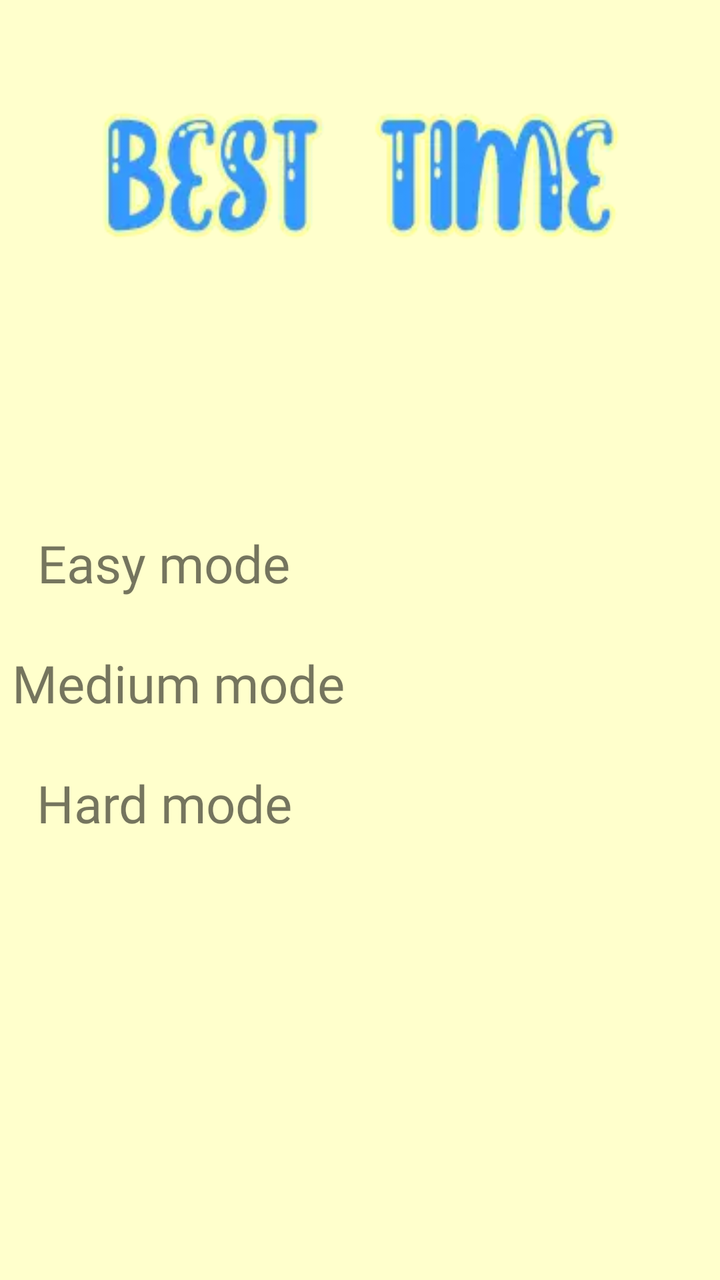
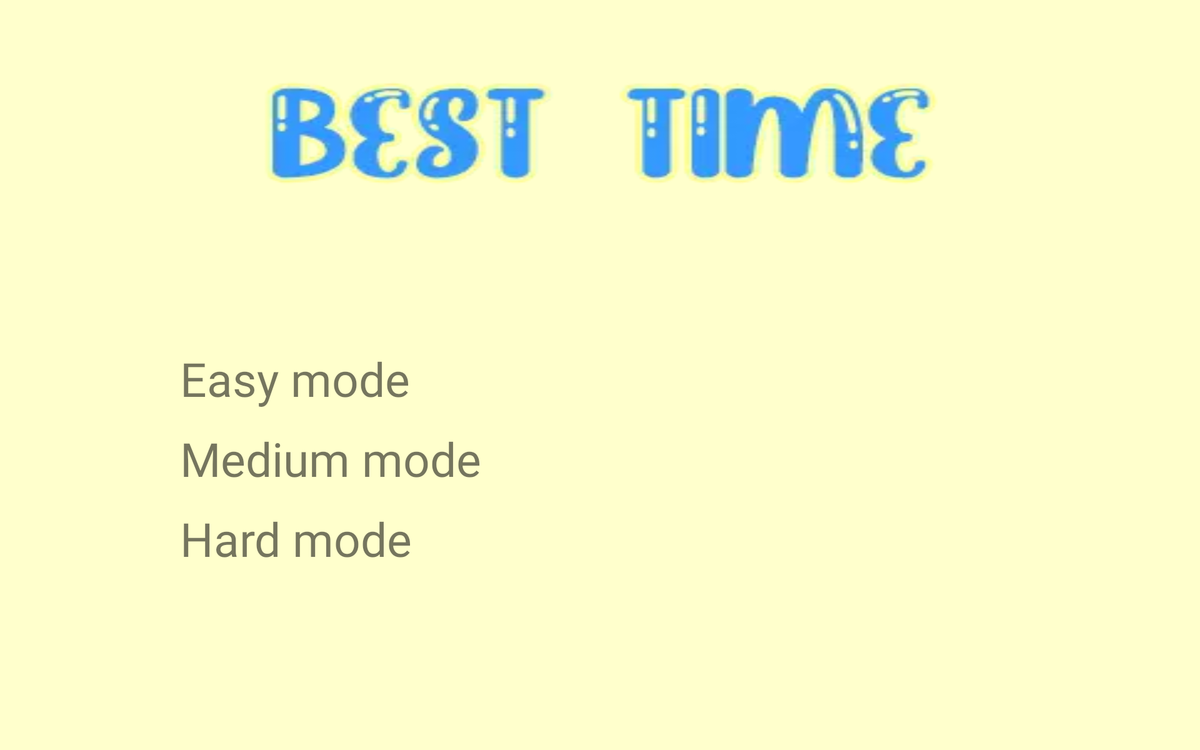

Compare how this app lays out the same screen by default and in its alternative resource folder. The renders come first, then the two layout files and the values they reference.
<!-- AndroidManifest.xml: application theme AppTheme -->
<!-- res/layout/leaderboard.xml -->
<?xml version="1.0" encoding="utf-8"?>
<androidx.constraintlayout.widget.ConstraintLayout xmlns:android="http://schemas.android.com/apk/res/android"
    xmlns:app="http://schemas.android.com/apk/res-auto"
    xmlns:tools="http://schemas.android.com/tools"
    android:layout_width="match_parent"
    android:layout_height="match_parent"
    android:background="#ffc"
    tools:context=".Leaderboard">

    <androidx.constraintlayout.widget.Guideline
        android:id="@+id/highscore_title"
        android:layout_width="match_parent"
        android:layout_height="match_parent"
        android:orientation="horizontal"
        app:layout_constraintGuide_percent="0.35" />

    <androidx.constraintlayout.widget.Guideline
        android:id="@+id/mode_title"
        android:layout_width="match_parent"
        android:layout_height="match_parent"
        android:orientation="vertical"
        app:layout_constraintGuide_percent="0.5" />

    <TextView
        android:id="@+id/textView"
        android:layout_width="wrap_content"
        android:layout_height="93dp"
        android:layout_marginTop="40dp"
        android:background="@drawable/best_time"
        android:textSize="45dp"
        app:layout_constraintEnd_toEndOf="parent"
        app:layout_constraintHorizontal_bias="0.498"
        app:layout_constraintStart_toStartOf="parent"
        app:layout_constraintTop_toTopOf="parent" />

    <TextView
        android:id="@+id/easy_mode_lbl"
        android:layout_width="wrap_content"
        android:layout_height="40dp"
        android:layout_marginTop="40dp"

        android:fontFamily="@font/bright_crush"
        android:text="Easy mode"
        android:textSize="26dp"
        app:layout_constraintEnd_toEndOf="@+id/mode_title"
        app:layout_constraintHorizontal_bias="0.349"
        app:layout_constraintStart_toStartOf="parent"
        app:layout_constraintTop_toTopOf="@+id/highscore_title" />

    <TextView
        android:id="@+id/easy_mode_score"
        android:layout_width="wrap_content"
        android:layout_height="40dp"
        android:layout_marginTop="40dp"
        android:fontFamily="@font/bright_crush"
        android:textSize="26dp"
        app:layout_constraintEnd_toEndOf="parent"
        app:layout_constraintHorizontal_bias="0.5"
        app:layout_constraintStart_toEndOf="@+id/mode_title"
        app:layout_constraintTop_toBottomOf="@+id/highscore_title" />

    <TextView
        android:id="@+id/medium_mode_lbl"
        android:layout_width="wrap_content"
        android:layout_height="40dp"
        android:layout_marginTop="20dp"
        android:fontFamily="@font/bright_crush"
        android:text="Medium mode"
        android:textSize="26dp"
        app:layout_constraintEnd_toEndOf="@+id/mode_title"
        app:layout_constraintHorizontal_bias="0.435"
        app:layout_constraintStart_toStartOf="parent"
        app:layout_constraintTop_toBottomOf="@+id/easy_mode_lbl" />

    <TextView
        android:id="@+id/medium_mode_score"
        android:layout_width="wrap_content"
        android:layout_height="40dp"
        android:layout_marginTop="20dp"
        android:fontFamily="@font/bright_crush"
        android:textSize="26dp"
        app:layout_constraintEnd_toEndOf="parent"
        app:layout_constraintHorizontal_bias="0.5"
        app:layout_constraintStart_toEndOf="@+id/mode_title"
        app:layout_constraintTop_toBottomOf="@+id/easy_mode_score" />

    <TextView
        android:id="@+id/hard_mode_lbl"
        android:layout_width="wrap_content"
        android:layout_height="40dp"
        android:layout_marginTop="20dp"
        android:fontFamily="@font/bright_crush"
        android:text="Hard mode"
        android:textSize="26dp"
        app:layout_constraintEnd_toEndOf="@+id/mode_title"
        app:layout_constraintHorizontal_bias="0.351"
        app:layout_constraintStart_toStartOf="parent"
        app:layout_constraintTop_toBottomOf="@+id/medium_mode_score" />

    <TextView
        android:id="@+id/hard_mode_score"
        android:layout_width="wrap_content"
        android:layout_height="40dp"
        android:layout_marginTop="28dp"
        android:fontFamily="@font/bright_crush"
        android:textSize="26dp"
        app:layout_constraintEnd_toEndOf="parent"
        app:layout_constraintHorizontal_bias="0.5"
        app:layout_constraintStart_toEndOf="@+id/mode_title"
        app:layout_constraintTop_toBottomOf="@+id/medium_mode_score" />
</androidx.constraintlayout.widget.ConstraintLayout>
<!-- resources referenced by this layout -->
<resources>
  <!-- drawable best_time: png bitmap (drawable, 8913 bytes) -->
  <style name="AppTheme" parent="Theme.AppCompat.Light.NoActionBar">
          
          <item name="colorPrimary">@color/colorPrimary</item>
          <item name="colorPrimaryDark">@color/colorPrimaryDark</item>
          <item name="colorAccent">@color/colorAccent</item>
          <item name="android:windowNoTitle">true</item>
          <item name="android:windowActionBar">false</item>
          <item name="android:windowFullscreen">true</item>
          <item name="android:windowContentOverlay">@null</item>
      </style>
</resources>
<!-- res/layout-xlarge/leaderboard.xml (the repository's variant of the layout above) -->
<!-- drawn on a large tablet held sideways -->
<?xml version="1.0" encoding="utf-8"?>
<androidx.constraintlayout.widget.ConstraintLayout xmlns:android="http://schemas.android.com/apk/res/android"
    xmlns:app="http://schemas.android.com/apk/res-auto"
    xmlns:tools="http://schemas.android.com/tools"
    android:layout_width="match_parent"
    android:layout_height="match_parent"
    android:background="#ffc"
    tools:context=".Leaderboard">

    <TextView
        android:id="@+id/textView"
        android:layout_width="1000dp"
        android:layout_height="160dp"
        android:layout_marginTop="60dp"
        android:background="@drawable/best_time"
        app:layout_constraintEnd_toEndOf="parent"
        app:layout_constraintHorizontal_bias="0.5"
        app:layout_constraintStart_toStartOf="parent"
        app:layout_constraintTop_toTopOf="parent" />

    <LinearLayout
        android:id="@+id/layoutContainer"
        android:layout_width="fill_parent"
        android:layout_height="fill_parent"
        android:orientation="horizontal"
        app:layout_constraintTop_toBottomOf="@id/textView"
        app:layout_constraintStart_toStartOf="parent">

        <RelativeLayout
            android:layout_width="0dip"
            android:layout_height="fill_parent"
            android:layout_weight="0.15" />

        <RelativeLayout
            android:layout_width="0dip"
            android:layout_height="fill_parent"
            android:layout_weight="0.35">

            <LinearLayout
                android:layout_width="fill_parent"
                android:layout_height="wrap_content"
                android:layout_alignParentTop="true"
                android:layout_centerHorizontal="true"
                android:layout_marginTop="330dp"
                android:orientation="vertical">

                <TextView
                    android:id="@+id/easy_mode_lbl"
                    android:layout_width="wrap_content"
                    android:layout_height="65dp"
                    android:layout_marginTop="40dp"
                    android:fontFamily="@font/bright_crush"
                    android:text="Easy mode"
                    android:textSize="50dp" />

                <TextView
                    android:id="@+id/medium_mode_lbl"
                    android:layout_width="wrap_content"
                    android:layout_height="65dp"
                    android:layout_marginTop="20dp"
                    android:fontFamily="@font/bright_crush"
                    android:text="Medium mode"
                    android:textSize="50dp" />

                <TextView
                    android:id="@+id/hard_mode_lbl"
                    android:layout_width="wrap_content"
                    android:layout_height="65dp"
                    android:layout_marginTop="20dp"
                    android:fontFamily="@font/bright_crush"
                    android:text="Hard mode"
                    android:textSize="50dp" />
            </LinearLayout>
        </RelativeLayout>

        <RelativeLayout
            android:layout_width="0dip"
            android:layout_height="fill_parent"
            android:layout_weight="0.20" />

        <RelativeLayout
            android:layout_width="0dip"
            android:layout_height="fill_parent"
            android:layout_weight="0.30">

            <LinearLayout
                android:layout_width="fill_parent"
                android:layout_height="wrap_content"
                android:layout_alignParentTop="true"
                android:layout_centerHorizontal="true"
                android:layout_marginTop="330dp"
                android:orientation="vertical">

                <TextView
                    android:id="@+id/easy_mode_score"
                    android:layout_width="wrap_content"
                    android:layout_height="65dp"
                    android:layout_marginTop="40dp"
                    android:fontFamily="@font/bright_crush"
                    android:textSize="50dp" />

                <TextView
                    android:id="@+id/medium_mode_score"
                    android:layout_width="wrap_content"
                    android:layout_height="65dp"
                    android:layout_marginTop="20dp"
                    android:fontFamily="@font/bright_crush"
                    android:textSize="50dp" />

                <TextView
                    android:id="@+id/hard_mode_score"
                    android:layout_width="wrap_content"
                    android:layout_height="65dp"
                    android:layout_marginTop="28dp"
                    android:fontFamily="@font/bright_crush"
                    android:textSize="50dp" />
            </LinearLayout>
        </RelativeLayout>
    </LinearLayout>
</androidx.constraintlayout.widget.ConstraintLayout>
